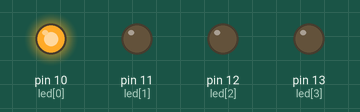
The sketch below on a simulated Arduino Uno, built with avr-gcc and run on an emulated ATmega328P. Parts: output pins drawn as LEDs (lit = HIGH).

Above: at 0.5 s.
At 1.5 s:
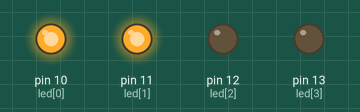
At 2.5 s:
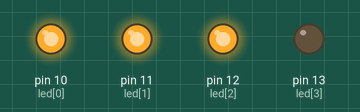
At 3.5 s:
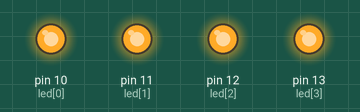
Timing chart, 0 to 4.6 s (numbered marks = the images above):
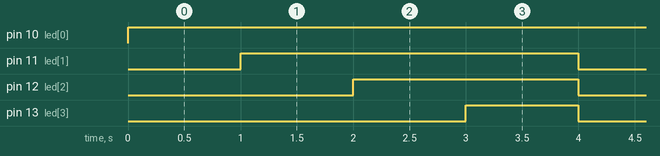

The sketch:

2-41-2.ino
```cpp
const int led[] = {10,11,12,13};
int timer = 0;
// the setup function runs once when you press reset or power the board
void setup() {
  // initialize digital pin LED_BUILTIN as an output.
  for(int i=0 ; i<4 ; i++){
    pinMode(led[i],OUTPUT);
  }
}

// the loop function runs over and over again forever
void loop() {
  if(timer==4){
      timer=0;
      for(int i=0 ; i<4 ; i++){
        digitalWrite(led[i], LOW);
      }
  }
  digitalWrite(led[timer],HIGH);
  delay(1000);
  timer++;
}
```

Measured:
- by itself, pin 10 (led[0]): LOW → HIGH at 0.00 s
- by itself, pin 11 (led[1]): alternates HIGH for 3.0 s and LOW for 1.0 s
- by itself, pin 12 (led[2]): alternates HIGH for 2.0 s and LOW for 2.0 s
- by itself, pin 13 (led[3]): alternates HIGH for 1.0 s and LOW for 3.0 s
